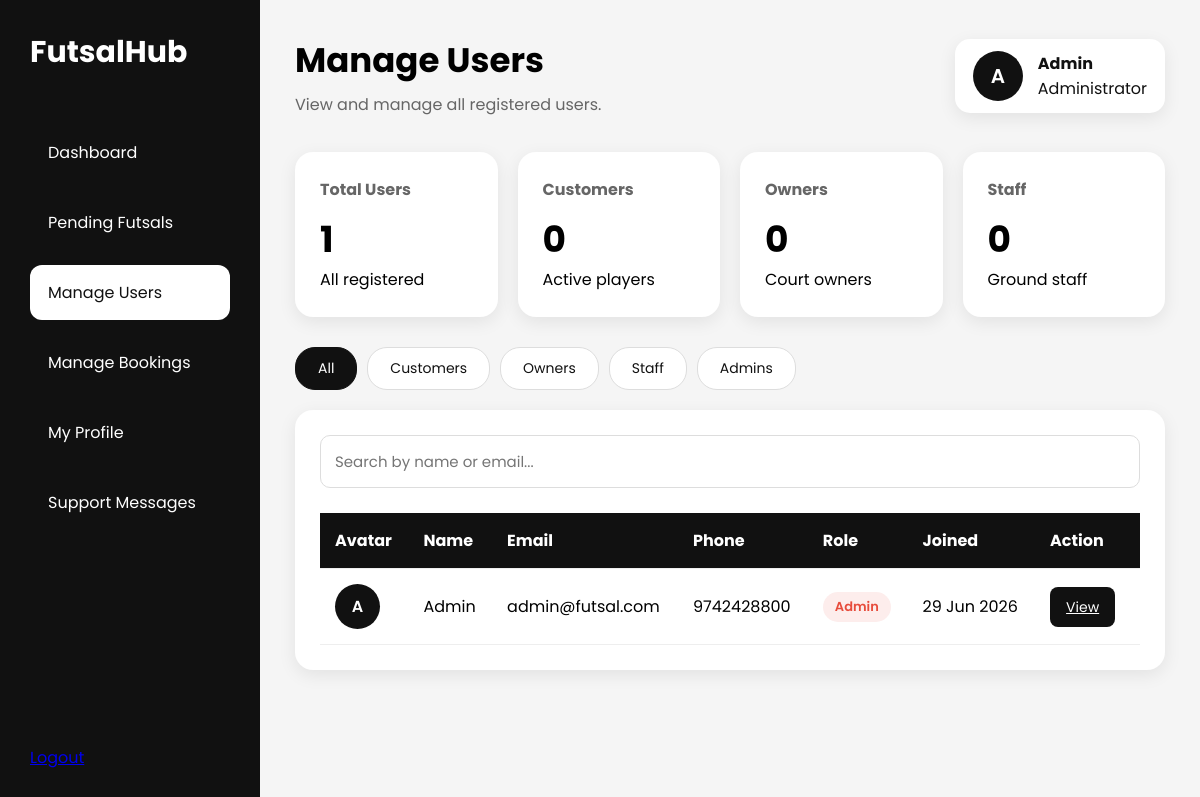
/admin/manage_users.php (signed in), run on the app's committed database.
### tables this page shows
CREATE TABLE users (
  userid INT AUTO_INCREMENT PRIMARY KEY,
  name VARCHAR(100) NOT NULL,
  email VARCHAR(100) NOT NULL UNIQUE,
  phone VARCHAR(15) NOT NULL,
  password VARCHAR(255) NOT NULL,
  role ENUM('customer', 'owner', 'staff', 'admin') NOT NULL,
  created_at TIMESTAMP DEFAULT CURRENT_TIMESTAMP
);

### admin/manage_users.php (the view, shortened to what this page needs)
<?php
require_once '../config/db.php';
$currentPage = 'manageUsers';
$filter = $_GET['filter'] ?? 'all';
if ($filter === 'customer') {
  $where = "WHERE role = 'customer'";
} elseif ($filter === 'owner') {
  $where = "WHERE role = 'owner'";
} elseif ($filter === 'staff') {
  $where = "WHERE role = 'staff'";
} elseif ($filter === 'admin') {
  $where = "WHERE role = 'admin'";
} else {
  $where = "";
}
$result = mysqli_query($conn, "
  SELECT * FROM users
  $where
  ORDER BY created_at DESC
");
$counts = mysqli_fetch_assoc(mysqli_query($conn, "
  SELECT
    COUNT(*) AS total,
    SUM(role = 'customer') AS customers,
    SUM(role = 'owner')    AS owners,
    SUM(role = 'staff')    AS staff
  FROM users
"));
?>
<!DOCTYPE html>
<html lang="en">
<head>
  <link rel="stylesheet" href="../assets/css/admin.css">
</head>
<body>
  <div class="dashboard">
    <?php include 'includes/sidebar.php'; ?>
    <main class="main">
      <div class="header">
        <div>
          <h1>Manage Users</h1>
          <p>View and manage all registered users.</p>
        </div>
        <a href="profile.php" class="admin-user">
          <div class="avatar">
            <?= strtoupper(substr($_SESSION['name'], 0, 1)); ?>
          </div>
          <div>
            <strong><?= htmlspecialchars($_SESSION['name']); ?></strong>
            <br>
            Administrator
          </div>
        </a>
      </div>
      <div class="cards" style="grid-template-columns: repeat(4, 1fr);">
        <div class="card">
          <h4>Total Users</h4>
          <h2><?= $counts['total'] ?? 0 ?></h2>
          <p>All registered</p>
        </div>
        <div class="card">
          <h4>Customers</h4>
          <h2><?= $counts['customers'] ?? 0 ?></h2>
          <p>Active players</p>
        </div>
        <div class="card">
          <h4>Owners</h4>
          <h2><?= $counts['owners'] ?? 0 ?></h2>
          <p>Court owners</p>
        </div>
        <div class="card">
          <h4>Staff</h4>
          <h2><?= $counts['staff'] ?? 0 ?></h2>
          <p>Ground staff</p>
        </div>
      </div>
      <div class="filter-tabs">
        <a href="?filter=all" class="<?= $filter === 'all'      ? 'active' : '' ?>">All</a>
        <a href="?filter=customer" class="<?= $filter === 'customer' ? 'active' : '' ?>">Customers</a>
        <a href="?filter=owner" class="<?= $filter === 'owner'    ? 'active' : '' ?>">Owners</a>
        <a href="?filter=staff" class="<?= $filter === 'staff'    ? 'active' : '' ?>">Staff</a>
        <a href="?filter=admin" class="<?= $filter === 'admin'    ? 'active' : '' ?>">Admins</a>
      </div>
      <div class="panel" style="margin-top: 20px;">
        <div class="search-box">
          <input type="text" id="searchInput" placeholder="Search by name or email...">
        </div>
        <table id="usersTable">
          <thead>
            <tr>
              <th>Avatar</th>
              <th>Name</th>
              <th>Email</th>
              <th>Phone</th>
              <th>Role</th>
              <th>Joined</th>
              <th>Action</th>
            </tr>
          </thead>
          <tbody>
            <?php if (mysqli_num_rows($result) > 0): ?>
              <?php while ($row = mysqli_fetch_assoc($result)): ?>
                <tr>
                  <td>
                    <div class="user-avatar">
                      <?= strtoupper(substr($row['name'], 0, 1)); ?>
                    </div>
                  </td>
                  <td><?= htmlspecialchars($row['name']); ?></td>
                  <td><?= htmlspecialchars($row['email']); ?></td>
                  <td><?= htmlspecialchars($row['phone']); ?></td>
                  <td>
                    <span class="role-badge <?= $row['role'] ?>">
                      <?= ucfirst($row['role']); ?>
                    </span>
                  </td>
                  <td><?= date('d M Y', strtotime($row['created_at'])); ?></td>
                  <td>
                    <a href="user_detail.php?userid=<?= $row['userid'] ?>"
                      class="btn view-btn"
                      style="margin-right:8px;">
                      View
                    </a>
                  </td>
                </tr>
              <?php endwhile; ?>
            <?php endif; ?>
          </tbody>
        </table>
      </div>
    </main>
  </div>
</body>
</html>

### admin/includes/sidebar.php (shortened to what this page needs)
<aside class="sidebar">
  <?php $currentPage = $currentPage ?? ''; ?>
  <div class="logo">
    Futsal<span>Hub</span>
  </div>
  <nav class="menu">
    <a href="dashboard.php"
      class="<?= ($currentPage == 'dashboard') ? 'active' : '' ?>">
      Dashboard
    </a>
    <a href="pending_futsals.php"
      class="<?= ($currentPage == 'pendingFutsals') ? 'active' : '' ?>">
      Pending Futsals
    </a>
    <a href="manage_users.php"
      class="<?= ($currentPage == 'manageUsers') ? 'active' : '' ?>">
      Manage Users
    </a>
    <a href="manage_bookings.php"
      class="<?= ($currentPage == 'manageBookings') ? 'active' : '' ?>">
      Manage Bookings
    </a>
    <a href="profile.php"
      class="<?= ($currentPage == 'profile') ? 'active' : '' ?>">
      My Profile
    </a>
    <a href="support_message.php"
      class="<?= ($currentPage == 'support') ? 'active' : '' ?>">
      Support Messages
    </a>
  </nav>
  <div class="logout">
    <a href="../logout.php">
    </a>
  </div>
</aside>

### assets/css/admin.css (style rules this page uses)
* { margin: 0; padding: 0; box-sizing: border-box; font-family: "Poppins", sans-serif; }
body { background: #f5f5f5; }
.dashboard { display: flex; min-height: 100vh; }
.sidebar { position: fixed; top: 0; left: 0; width: 260px; height: 100vh; background: #111; color: #fff; padding: 30px; display: flex; flex-direction: column; }
.logo { font-size: 30px; font-weight: 700; margin-bottom: 50px; color: #fff; text-decoration: none; }
.menu { display: flex; flex-direction: column; gap: 15px; }
.menu a { color: #fff; text-decoration: none; padding: 15px 18px; border-radius: 12px; transition: 0.3s; }
.menu a:hover, .menu a.active { background: #fff; color: #111; }
.logout { margin-top: auto; }
.main { flex: 1; padding: 35px; margin-left: 260px; overflow-y: auto; min-height: 100vh; }
.header { display: flex; justify-content: space-between; align-items: center; margin-bottom: 35px; }
.header h1 { font-size: 34px; }
.header p { color: #666; margin-top: 6px; }
.admin-user { display: flex; align-items: center; gap: 15px; background: #fff; padding: 12px 18px; border-radius: 15px; box-shadow: 0 5px 18px rgba(0, 0, 0, 0.08); text-decoration: none; color: #111; transition: 0.3s; }
.avatar { width: 50px; height: 50px; border-radius: 50%; background: #111; color: #fff; display: flex; justify-content: center; align-items: center; font-size: 20px; font-weight: 600; }
.cards { display: grid; grid-template-columns: repeat(5, 1fr); gap: 20px; margin-bottom: 30px; }
.card { background: #fff; padding: 25px; border-radius: 18px; box-shadow: 0 5px 18px rgba(0, 0, 0, 0.08); transition: 0.3s; }
.card h4 { color: #666; margin-bottom: 10px; }
.card h2 { font-size: 36px; }
.panel { background: #fff; border-radius: 18px; padding: 25px; box-shadow: 0 5px 18px rgba(0, 0, 0, 0.08); }
table { width: 100%; border-collapse: collapse; }
table th { background: #111; color: #fff; }
table th, table td { padding: 15px; text-align: left; border-bottom: 1px solid #eee; }
.btn { border: none; cursor: pointer; padding: 10px 16px; border-radius: 8px; color: #fff; transition: 0.3s; font-size: 14px; font-family: "Poppins", sans-serif; }
.view-btn { background: #111; }
.user-avatar { width: 45px; height: 45px; border-radius: 50%; background: #111; color: #fff; display: flex; justify-content: center; align-items: center; font-weight: 600; font-size: 16px; }
.search-box { margin-bottom: 25px; }
.search-box input { width: 100%; padding: 14px; border: 1px solid #ddd; border-radius: 10px; outline: none; font-size: 15px; font-family: "Poppins", sans-serif; }
input, textarea, select { width: 100%; padding: 14px; border: 1px solid #ddd; border-radius: 10px; outline: none; font-size: 15px; font-family: "Poppins", sans-serif; }
.filter-tabs { display: flex; gap: 10px; margin-bottom: 5px; }
.filter-tabs a { padding: 10px 22px; border-radius: 20px; text-decoration: none; background: #fff; color: #111; font-size: 14px; border: 1px solid #ddd; transition: 0.3s; }
.filter-tabs a:hover, .filter-tabs a.active { background: #111; color: #fff; border-color: #111; }
.role-badge { display: inline-block; padding: 5px 12px; border-radius: 20px; font-size: 13px; font-weight: 600; }
.role-badge.admin { background: #fdedec; color: #e74c3c; }

### data on the page
users: name "A", name "Admin", email "admin@futsal.com", phone "9742428800", role "Admin", created_at "29 Jun 2026"

### other printed values
substr($_SESSION['name'], 0, 1) "A"
$_SESSION['name'] "Admin"
$counts['total'] "1"
$counts['customers'] "0"
$counts['owners'] "0"
$counts['staff'] "0"
